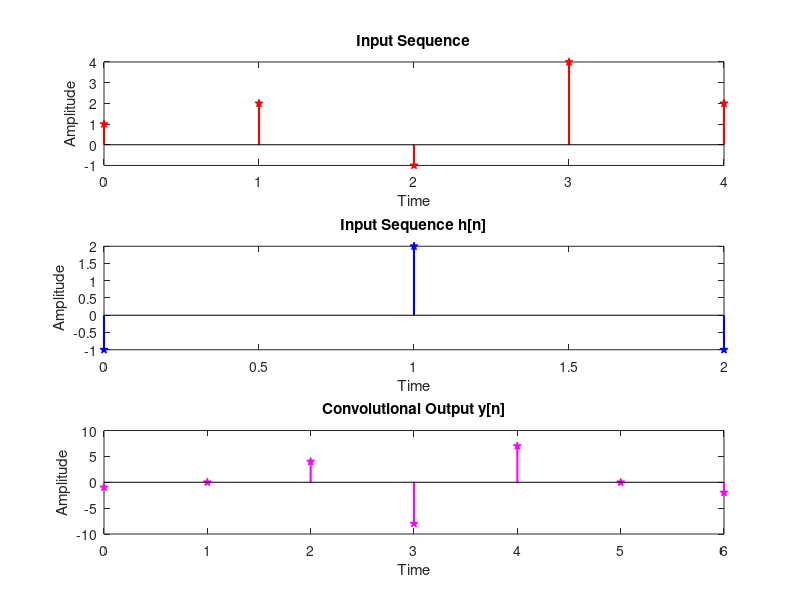

Write MATLAB code to recreate this figure.
clc;
clear all;
close all;
x=[1 2 -1 4 2];
h=[-1 2 -1];
disp(x)
disp(h)
y=conv(x,h);
M=length(y)-1;
n=0:1:M;
disp('Output Sequence');
disp(y)

figure();
subplot(3,1,1);
stem(0:length(x)-1,x,'pr','fill','LineWidth',1.5);
xlabel('Time');
ylabel('Amplitude');
title('Input Sequence');

subplot(3,1,2);
stem(0:length(h)-1,h,'pb','fill','LineWidth',1.5);
xlabel('Time');
ylabel('Amplitude');
title('Input Sequence h[n]');

subplot(3,1,3);
stem(n,y,'pm','fill','LineWidth',1.5);
xlabel('Time');
ylabel('Amplitude');
title('Convolutional Output y[n]');


